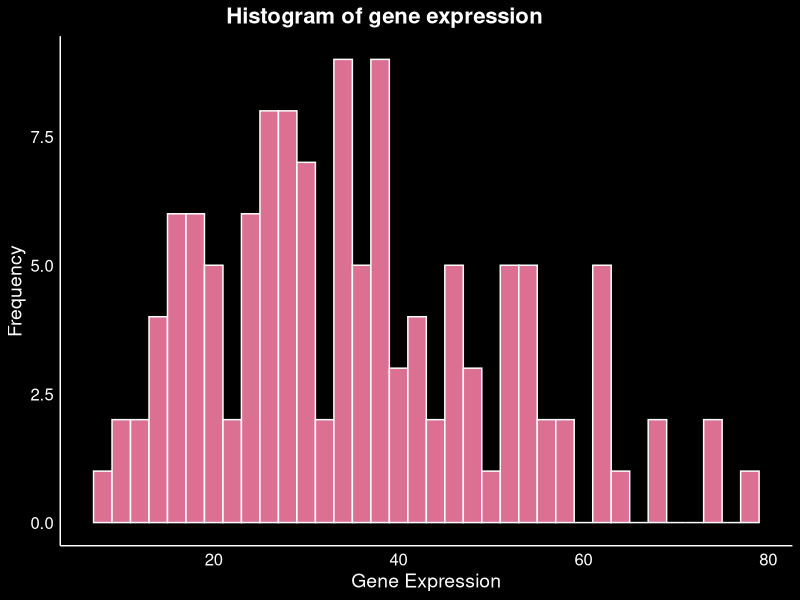
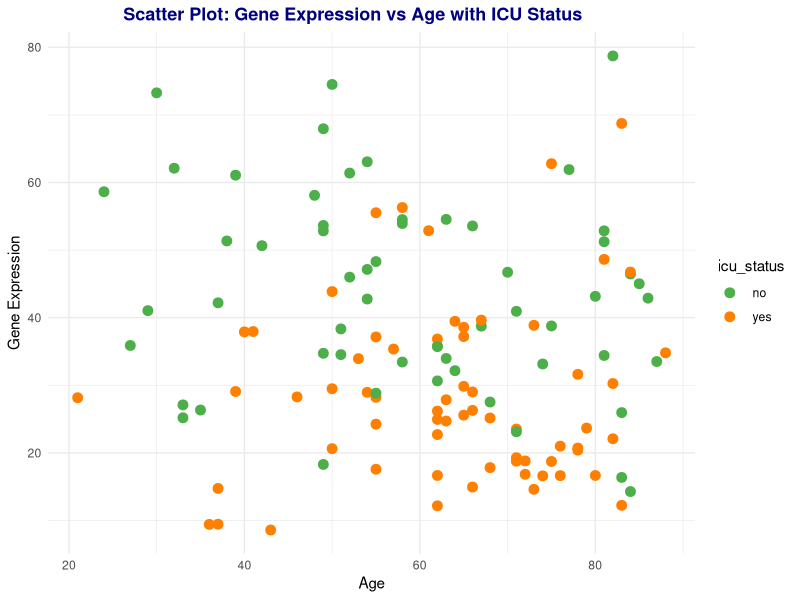
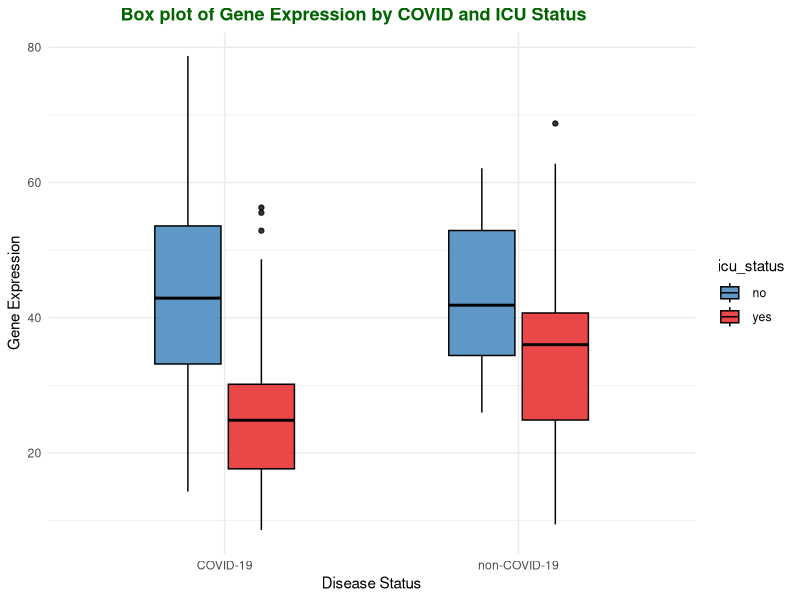

The R script that drew these images, in order:
## ---- chunk 1
knitr::opts_chunk$set(echo = TRUE)
library(dplyr)
library(tidyverse)
library(ggplot2)
## ---- chunk 2

#set current working directory to the previous folder
setwd("../")

#import the geneExpression and metaData csv from the data folder
data_gene_Expression <- read.csv("data/QBS103_finalProject_geneExpression.csv", header=TRUE)
data_meta <- read.csv("data/QBS103_finalProject_metadata.csv", header=TRUE)


#We convert the geneExpression data from wide form into long form
data_gene_Expression.longForm <- data_gene_Expression %>%
  pivot_longer(cols = starts_with(c("COVID_","NONCOVID_")),
  names_to = "participant_id",
  values_to = "gene_expression_value"
  )

#make a final data frame by combining the two data sets and making it a data frame
final_df <- as.data.frame(data_gene_Expression.longForm %>% inner_join( data_meta, 
           by=c('participant_id')))

## ---- chunk 3

#rename with x column with gene
final_df <- rename(final_df, gene = X)

#remove all unknown strings and substitute it with NAs
final_df[, 16:27][final_df[, 16:27] == ' unknown' | final_df[, 16:27] == 'unknown'] <- NA

#format the disease status column to just include the status
final_df$disease_status <- sub('disease state: ', '', final_df$disease_status)

#convert the column type of disease_status, sex, icu_status and mechanical_ventilation to factor
final_df <- final_df %>% 
  mutate_at(vars(disease_status, sex, icu_status, mechanical_ventilation), as.factor)

#convert the class of age, charlson_score
final_df <- final_df %>% 
  mutate_at(vars(age, apacheii,ferritin.ng.ml., crp.mg.l., ddimer.mg.l_feu., procalcitonin.ng.ml.., lactate.mmol.l., fibrinogen, sofa), as.integer)

## ---- chunk 4
final_subset <- final_df[final_df$gene == 'AAMP', c('gene','gene_expression_value','age', 'icu_status', 'disease_status')]

head(final_subset)
## ---- chunk 5

ggplot(final_subset, aes(x = gene_expression_value)) +
  geom_histogram(binwidth = 2, color = "white", fill = "#DB7093") +
  theme_minimal() +
  theme(
    panel.background = element_rect(fill = "black"),
    plot.background = element_rect(fill = "black"),
    axis.line = element_line(color = "white"),
    axis.text = element_text(color = "white", size = 12),
    axis.title = element_text(color = "white", size = 14),
    panel.grid = element_blank(),
    plot.title = element_text(color = "white", size = 16, face = "bold", hjust = 0.4),
  ) +
  ggtitle("Histogram of gene expression") +
  xlab("Gene Expression") +
  ylab("Frequency")
## ---- chunk 6

my_colors_1 <- c("#4DAF4A", "#FF7F00")


# Create the scatter plot with custom color scheme
ggplot(final_subset, aes(x = age, y = gene_expression_value, color = icu_status)) +
  geom_point(size = 3) +
  scale_color_manual(values = my_colors_1) +
  theme_minimal() +
      theme(
    plot.title = element_text(color = "navy", size = 13, face = "bold", hjust = 0.4)
  ) +
  ggtitle("Scatter Plot: Gene Expression vs Age with ICU Status") +
  xlab("Age") +
  ylab("Gene Expression")
## ---- chunk 7

my_colors_2 <- c("#377eb8", "#e41a1c")
ggplot(final_subset, aes(x = disease_status, y = gene_expression_value, fill = icu_status)) +
  geom_boxplot(color = "black", width = 0.5, alpha = 0.8) +
  scale_fill_manual(values = my_colors_2) +
  theme_minimal() +
    theme_minimal() +
      theme(
    plot.title = element_text(color = "darkgreen", size = 13, face = "bold", hjust = 0.4)
  )+
  ggtitle("Box plot of Gene Expression by COVID and ICU Status") +
  xlab("Disease Status") +
  ylab("Gene Expression")



